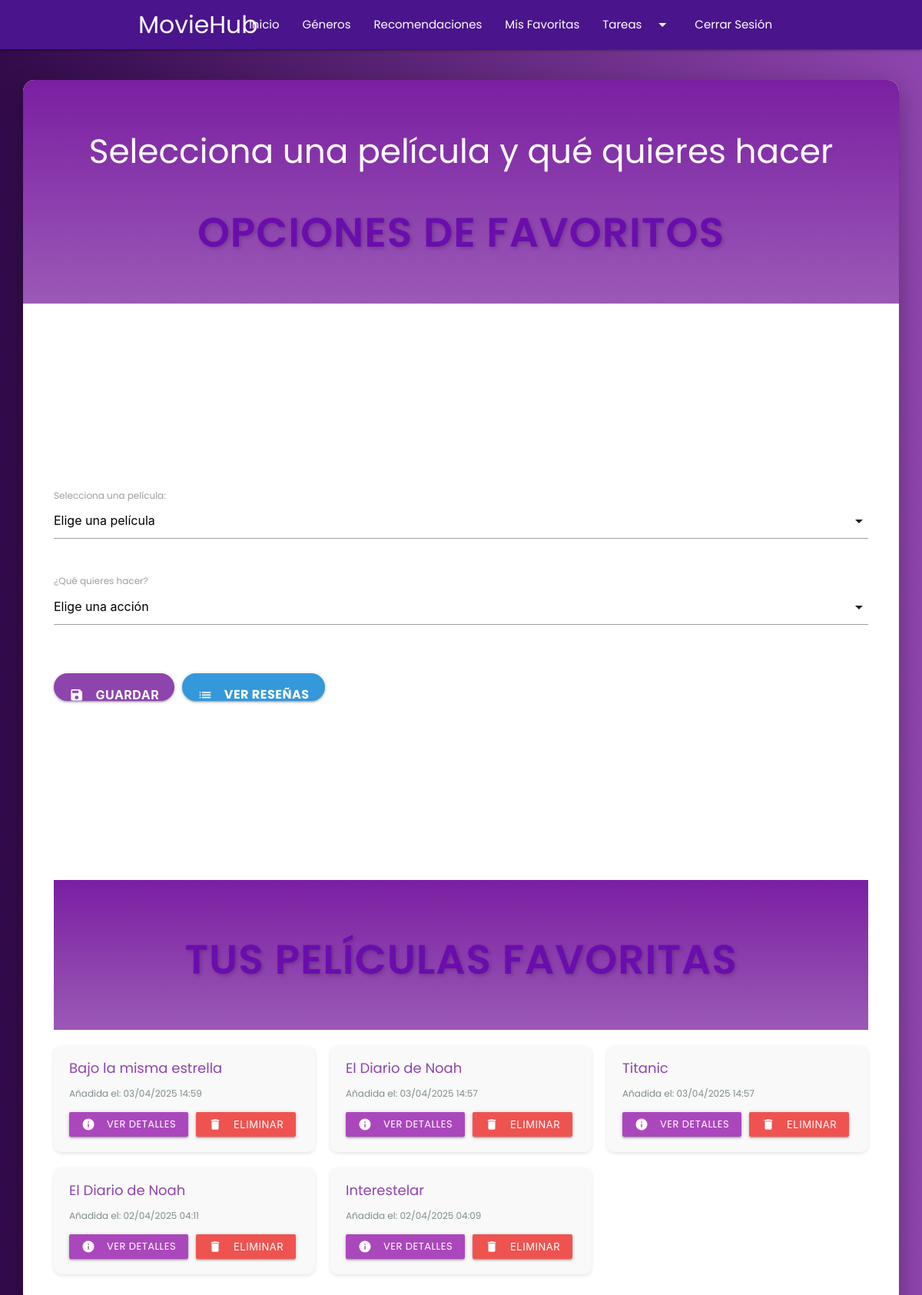
/peliculasFavoritas/ (signed in), run on the app's committed database.
### tasks/models.py (models this page shows, shortened)
class Interaccion(models.Model):
    user = models.ForeignKey(User, on_delete=models.CASCADE, null=True)  # Referencia al usuario de Django
    pelicula_id = models.CharField(max_length=100)  # Ahora puede ser un ID de la BD o un UUID
    accion = models.CharField(max_length=20, choices=[("reseñar", "Reseñar"), ("calificar", "Calificar"), ("guardar", "Guardar")])
    reseña = models.TextField(blank=True, null=True)
    calificacion = models.IntegerField(blank=True, null=True)
    fecha_creacion = models.DateTimeField(auto_now_add=True, null=True)  # Fecha automática al crear

### tasks/views.py (the view, shortened to what this page needs)
# urls.py: path('peliculasFavoritas/', views.peliculasFavoritas, name='peliculasFavoritas'),
@login_required
def peliculasFavoritas(request):
    todas_peliculas = []
    try:
        todas_peliculas = Pelicula.objects.all()
    except:
        pass  # Si hay error, el selector usará las películas por defecto
    peliculas_favoritas = []
    titulos_muestra = {
        'default-1': 'Interestelar',
        'default-2': 'Titanic',
        'default-3': 'El Padrino',
        'default-4': 'El Diario de Noah',
        'default-5': 'Bajo la misma estrella',
        'default-6': 'El Conjuro',
        'default-7': 'El Resplandor',
        'default-8': 'It',
        'default-9': 'Matrix',
        'default-10': 'Blade Runner 2049',
        'default-11': 'Buscando a Nemo',
        'default-12': 'Parasitos',
        'default-13': 'Spiderman into the Spiderverse'
    }
    try:
        favoritos = Interaccion.objects.filter(
            user=request.user,
            accion='guardar'
        ).order_by('-fecha_creacion')  # Ordenar por fecha, más recientes primero
        for favorito in favoritos:
            pelicula_data = {
                'id': favorito.pelicula_id,
                'titulo': 'Película Desconocida',
                'fecha_agregado': favorito.fecha_creacion
            }
            if favorito.pelicula_id.startswith('default-'):
                pelicula_data['titulo'] = titulos_muestra.get(favorito.pelicula_id, 'Película Desconocida')
            peliculas_favoritas.append(pelicula_data)
    except Exception as e:
        messages.error(request, f"Error al cargar favoritos: {str(e)}")
    return render(request, 'peliculasFavoritas.html', {
        'peliculas': todas_peliculas,  # Para el selector de películas
        'favoritos': peliculas_favoritas  # Lista de películas favoritas del usuario
    })

### tasks/templates/peliculasFavoritas.html (shortened to what this page needs)
{% extends 'base.html' %}
{% block content %}
{% if user.is_authenticated %}
    <div class="containerBox">
        <div class="info-section">
            <h3>Selecciona una película y qué quieres hacer</h3>
            <div class="titleText"><h2>Opciones de Favoritos</h2></div>
        </div>
        <div class="form-section">
            <form method="POST" action="{% url 'guardar_interaccion' %}" id="interactionForm">
                <div class="form-group">
                    <label for="pelicula">Selecciona una película:</label>
                    <div class="error-message" id="pelicula-error"></div>
                </div>
                <div class="form-group">
                    <label for="accion">¿Qué quieres hacer?</label>
                    <div class="error-message" id="accion-error"></div>
                </div>
                <div class="form-buttons">
                    <button type="submit" class="btn btn-primary" id="submitBtn">
                        <i class="material-icons left">save</i>Guardar
                    </button>
                    <a href="{% url 'reviews_list' %}" class="btn btn-secondary">
                        <i class="material-icons left">list</i>Ver Reseñas
                    </a>
                </div>
            </form>
        </div>
        <div class="favorites-section">
            <div class="info-section">
                <div class="titleText"><h2>Tus Películas Favoritas</h2></div>
            </div>
            {% if favoritos %}
                <div class="favorites-container">
                    {% for favorito in favoritos %}
                        <div class="favorite-card">
                            <div class="favorite-content">
                                <h4>{{ favorito.titulo }}</h4>
                                <p class="favorite-date">Añadida el: {{ favorito.fecha_agregado|date:"d/m/Y H:i" }}</p>
                                <div class="favorite-actions">
                                    <a href="{% url 'detalle_pelicula' favorito.id %}" class="btn-small purple lighten-1">
                                        <i class="material-icons left">info</i>Ver detalles
                                    </a>
                                    <form method="POST" action="{% url 'eliminar_favorito' favorito.id %}" class="inline-form" onsubmit="return confirm('¿Estás seguro de eliminar esta película de tus favoritos?');">
                                        <button type="submit" class="btn-small red lighten-1">
                                            <i class="material-icons left">delete</i>Eliminar
                                        </button>
                                    </form>
                                </div>
                            </div>
                        </div>
                    {% endfor %}
                </div>
            {% else %}
                <div class="no-favorites">
                    <p>Aún no tienes películas favoritas. ¡Añade algunas usando el formulario de arriba!</p>
                    <i class="material-icons large">favorite_border</i>
                </div>
            {% endif %}
        </div>
    </div>
{% endif %}
{% endblock %}

### tasks/templates/base.html (shortened to what this page needs)
<!DOCTYPE html>
<html lang="es">
<head>
    <link href="https://cdnjs.cloudflare.com/ajax/libs/materialize/1.0.0/css/materialize.min.css" rel="stylesheet">
</head>
<body>
    {% include '_navbar.html' %}
    <main>
        {% block content %}
        {% endblock %}
    </main>
</body>
</html>

### tasks/templates/_navbar.html (shortened to what this page needs)
<nav class="purple darken-4">
  <div class="nav-wrapper container">
    <a href="{% url 'home' %}" class="brand-logo">MovieHub</a>
    <ul class="right hide-on-med-and-down">
      <li><a href="{% url 'home' %}" class="nav-link-animated">Inicio</a></li>
      {% if user.is_authenticated %}
      <li><a href="{% url 'generos' %}" class="nav-link-animated">Géneros</a></li>
      <li><a href="{% url 'recomendaciones' %}" class="nav-link-animated">Recomendaciones</a></li>
      <li><a href="{% url 'peliculasFavoritas' %}" class="nav-link-animated">Mis Favoritas</a></li>
      <li class="dropdown-trigger-hover">
        <a href="#!" class="dropdown-trigger nav-link-animated" data-target="dropdown-tasks">
          Tareas<i class="material-icons right">arrow_drop_down</i>
        </a>
      </li>
      <li><a href="{% url 'logout' %}" class="nav-link-animated">Cerrar Sesión</a></li>
      {% else %}
      <li><a href="{% url 'signin' %}" class="nav-link-animated">Iniciar Sesión</a></li>
      <li><a href="{% url 'signup' %}" class="nav-link-animated">Registrarse</a></li>
      {% endif %}
    </ul>
  </div>
</nav>

### tasks/templates/base.html (style rules this page uses)
body { background: linear-gradient(to right, #320b4a, #8e44ad); font-family: 'Poppins', sans-serif; display: flex; min-height: 100vh; flex-direction: column; }
main { flex: 1 0 auto; padding: 20px 0; }
.containerBox { margin:auto; display: flex; width: 1500px; background: white; border-radius: 15px; overflow: hidden; box-shadow: 0px 10px 30px rgba(0, 0, 0, 0.3); }
.form-section { flex-direction: column; display: flex; width: 100%; padding: 10px 90px 10px 80px; align-items: auto; justify-content: center; height: 750px; }
.info-section { text-align: center; width: 60%; background: linear-gradient(to bottom, #7a1fa2, #9b59b6); color: white; display: flex; align-items: center; padding: 80px; flex-direction: column; font-weight: 20px; justify-content: center; }
.info-section h2 { font-weight: 600; }
.btn { margin:40px; border-radius: 25px; background-color: #800080; color: white; font-size: 16px; font-weight: bold; transition: 0.3s; }
.titleText { font-family: 'Poppins', sans-serif; font-size: 2.5rem; color: #6A0DAD; text-shadow: 2px 2px 5px rgba(0, 0, 0, 0.2); letter-spacing: 1px; text-transform: uppercase; }
nav { margin-bottom: 20px; background-color: #320b4a; }
@media only screen and (max-width: 1600px) { .containerBox { width: 95%; flex-direction: column; } }
@media only screen and (max-width: 1600px) { .info-section { width: 100%; padding: 40px; } }

### tasks/templates/_navbar.html (style rules this page uses)
.nav-link-animated { position: relative; transition: all 0.3s ease; overflow: hidden; }
.nav-link-animated:before { content: ''; position: absolute; bottom: 0; left: 0; width: 0; height: 2px; background-color: #e1bee7; transition: width 0.3s ease; }

### tasks/templates/peliculasFavoritas.html (style rules this page uses)
.containerBox { background-color: white; color: #333; }
.form-section { flex-direction: column; display: flex; width: 100%; padding: 40px; align-items: auto; justify-content: center; }
.form-group { margin: 15px 0; text-align: left; }
.btn-primary { background-color: #8e44ad; border: none; padding: 10px 20px; font-size: 16px; color: white; cursor: pointer; border-radius: 25px; margin: 20px 10px 10px 0; transition: 0.3s; }
.btn-secondary { background-color: #3498db; border: none; padding: 10px 20px; font-size: 16px; color: white; cursor: pointer; border-radius: 25px; margin: 20px 10px 10px 0; transition: 0.3s; }
.error-message { color: #e74c3c; font-size: 0.8rem; margin-top: 5px; min-height: 20px; }
.form-buttons { display: flex; flex-wrap: wrap; }
.favorites-section { padding: 0 40px 40px 40px; }
.favorites-container { display: grid; grid-template-columns: repeat(auto-fill, minmax(300px, 1fr)); gap: 20px; margin-top: 20px; }
.favorite-card { background-color: #f9f9f9; border-radius: 10px; box-shadow: 0 2px 5px rgba(0,0,0,0.1); overflow: hidden; transition: transform 0.3s, box-shadow 0.3s; }
.favorite-content { padding: 20px; }
.favorite-content h4 { margin-top: 0; color: #8e44ad; font-size: 1.2rem; }
.favorite-date { color: #7f8c8d; font-size: 0.8rem; margin-bottom: 15px; }
.favorite-actions { display: flex; justify-content: flex-start; gap: 10px; }
.inline-form { display: inline-block; }

### data on the page
Interaccion: fecha_agregado "03/04/2025 14:59"
Interaccion: fecha_agregado "03/04/2025 14:57"
Interaccion: fecha_agregado "03/04/2025 14:57"
Interaccion: fecha_agregado "02/04/2025 04:11"
Interaccion: fecha_agregado "02/04/2025 04:09"

### other printed values
{{ favorito.titulo }} "Bajo la misma estrella" "El Diario de Noah" "Titanic" "El Diario de Noah" "Interestelar"
